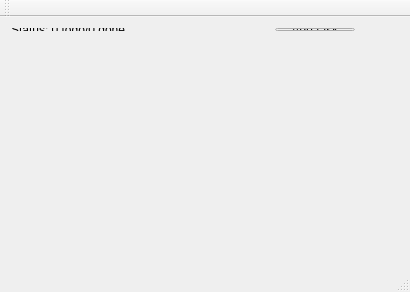
<?xml version="1.0" encoding="UTF-8"?>
<ui version="4.0">
 <class>MainWindow</class>
 <widget class="QMainWindow" name="MainWindow">
  <property name="geometry">
   <rect>
    <x>0</x>
    <y>0</y>
    <width>410</width>
    <height>292</height>
   </rect>
  </property>
  <property name="windowTitle">
   <string>MainWindow</string>
  </property>
  <widget class="QWidget" name="centralWidget">
   <widget class="QWidget" name="layoutWidget">
    <property name="geometry">
     <rect>
      <x>0</x>
      <y>0</y>
      <width>366</width>
      <height>25</height>
     </rect>
    </property>
    <layout class="QGridLayout" name="gridLayout_2">
     <item row="0" column="0">
      <widget class="QLabel" name="statusLabel">
       <property name="text">
        <string>Status: 0 todo/0 done</string>
       </property>
      </widget>
     </item>
     <item row="0" column="1">
      <spacer name="horizontalSpacer">
       <property name="orientation">
        <enum>Qt::Horizontal</enum>
       </property>
       <property name="sizeHint" stdset="0">
        <size>
         <width>171</width>
         <height>20</height>
        </size>
       </property>
      </spacer>
     </item>
     <item row="0" column="2">
      <widget class="QPushButton" name="addTaskButton">
       <property name="text">
        <string>Add task</string>
       </property>
      </widget>
     </item>
    </layout>
   </widget>
  </widget>
  <widget class="QMenuBar" name="menuBar">
   <property name="geometry">
    <rect>
     <x>0</x>
     <y>0</y>
     <width>410</width>
     <height>21</height>
    </rect>
   </property>
  </widget>
  <widget class="QToolBar" name="mainToolBar">
   <attribute name="toolBarArea">
    <enum>TopToolBarArea</enum>
   </attribute>
   <attribute name="toolBarBreak">
    <bool>false</bool>
   </attribute>
  </widget>
  <widget class="QStatusBar" name="statusBar"/>
 </widget>
 <layoutdefault spacing="6" margin="11"/>
 <resources/>
 <connections/>
</ui>
